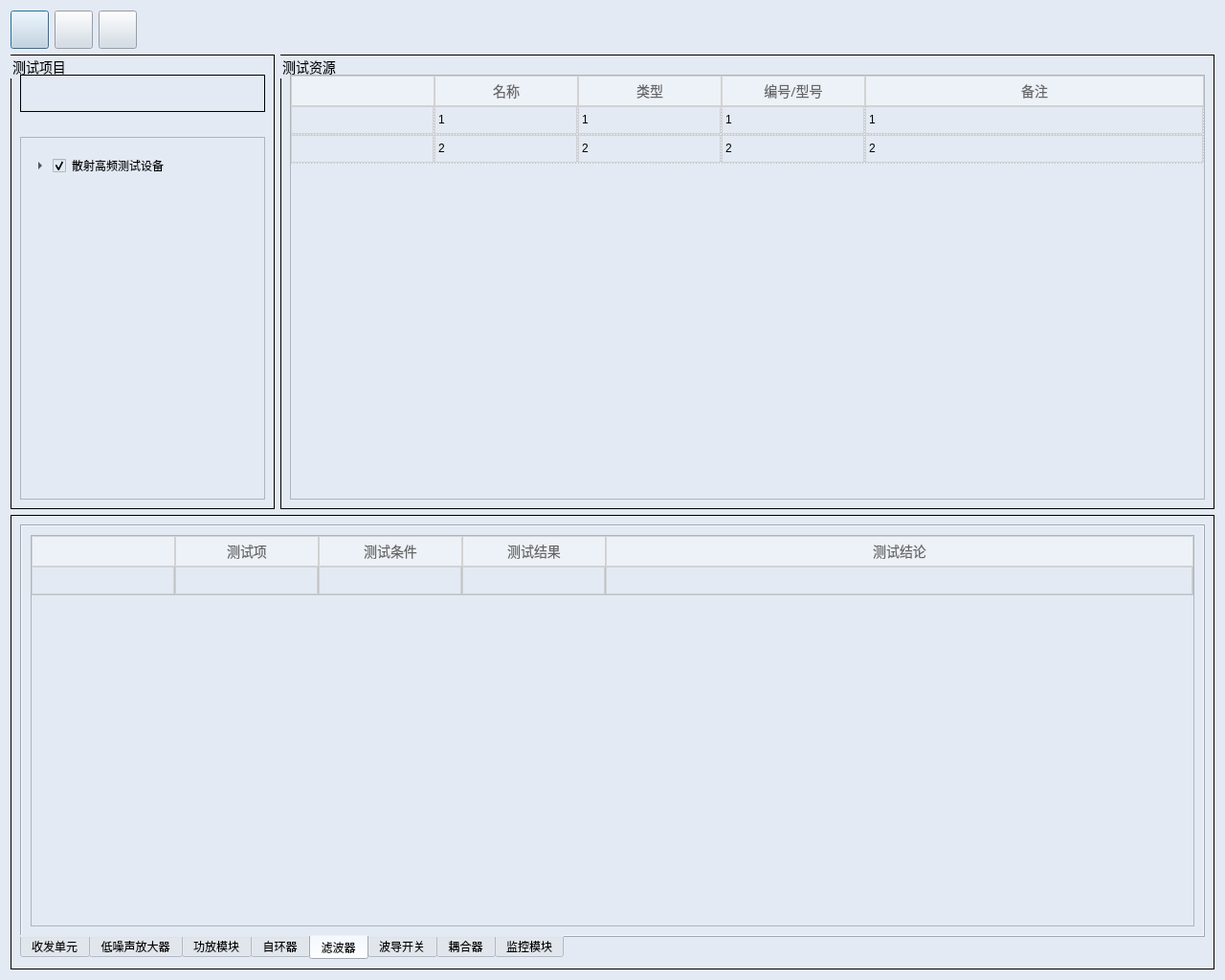
<?xml version="1.0" encoding="UTF-8"?>
<ui version="4.0">
 <class>Dialog</class>
 <widget class="QDialog" name="Dialog">
  <property name="geometry">
   <rect>
    <x>0</x>
    <y>0</y>
    <width>1280</width>
    <height>1024</height>
   </rect>
  </property>
  <property name="font">
   <font>
    <family>Microsoft YaHei</family>
    <pointsize>14</pointsize>
   </font>
  </property>
  <property name="windowTitle">
   <string>Dialog</string>
  </property>
  <property name="styleSheet">
   <string notr="true">QDialog{
background-color:#E3EAF4;
margin-top:10px;
}

QTextBrower{
background-color:#E3EAF4;
border-width:0;border-style:outset
}

QLineEdit{
background-color:#E3EAF4;
}

QWidget{
background-color:#E3EAF4;
}

QStackedWidget{
background-color:#E3EAF4;
}

QLabel{
font-size:14px;
font-family:Microsoft YaHei;
background-color:#E3EAF4;
}

QGroupBox{
font-size:14px;
font-family:Microsoft YaHei;
border:1px solid rgb(0, 0, 0);
background-color:#E3EAF4;
}


QToolBar{
background-color:#D5D5D5;
height:30px;
border:None;
padding:1px;
}
/****QTreeWidget****/
QTreeWidget{
background-color:#E3EAF4;
padding-top:20px;
padding-left:10px;
margin-top:20px;
}
QTreeView::item{
font: 14px;
}
QTreeView::item:selected{
selection-color: #1F95FF;
}
QTreeView::item:hover{
background-color:#D0DAE5;
}

QTreeView::branch:has-children:!has-siblings:closed,
QTreeView::branch:closed:has-children:has-siblings {
border-image: none;
image: url(imgs/common/plus.png);
}

QTreeView::branch:open:has-children:!has-siblings,
QTreeView::branch:open:has-children:has-siblings  {
border-image: none;
image: url(imgs/common/Minus.png);
}

QTreeView::branch:!has-children:!has-siblings:adjoins-item {
    border-image: url(imgs/common/tree.png);
}
QTableWidget{
outline: none;
selection-color:#666666;
alternate-background-color:#F9FAFC;
}
QTableCornerButton::section{
background: #EDF2F8;
}
QTableWidget::item{
font-size:14px;
line-height:30px;
border:1px solid #D2D2D2;
}

QTableWidget::item:hover{
background-color:#EAF7FF;
}
QHeaderView::section:vertical {
color: #666666;
text-align:center;
font: 14px Arial;
border:1px solid #D2D2D2;
background: #F9FBFD;
width: 40px;
height:30px;
alternate-background-color:#F9FAFC;
}
QHeaderView::section:horizontal {
color: #666666;
font: 14px Microsoft YaHei;
padding: 0px 1px 0 1px;
text-align:center;
border:1px solid #D2D2D2;
background: #EDF2F8;
height: 30px;
alternate-background-color:#F9FAFC;
}
QScrollBar:vertical{
border: 5px solid #D5D5D5;
}
/****QPushButton****/
QPushButton{
width:32px;
height:32px;
background-color:#D0DAE5;
color: #FFFFFF;
font-size:14px;
font-family:Microsoft YaHei;
}
QPushButton:hover{
background-color:#2784D6;
cursor:pointer;
}
QPushButton:pressed{
background-color:#2784D6;
}
</string>
  </property>
  <layout class="QGridLayout" name="gridLayout_8">
   <item row="0" column="0">
    <layout class="QGridLayout" name="gridLayout">
     <item row="0" column="0">
      <widget class="QPushButton" name="pushButton_start">
       <property name="styleSheet">
        <string notr="true"/>
       </property>
       <property name="text">
        <string/>
       </property>
       <property name="icon">
        <iconset resource="iconQrc.qrc">
         <normaloff>:/newPrefix/icon/start.ico</normaloff>:/newPrefix/icon/start.ico</iconset>
       </property>
       <property name="iconSize">
        <size>
         <width>32</width>
         <height>31</height>
        </size>
       </property>
      </widget>
     </item>
     <item row="0" column="1">
      <widget class="QPushButton" name="pushButton_restart">
       <property name="styleSheet">
        <string notr="true"/>
       </property>
       <property name="text">
        <string/>
       </property>
       <property name="icon">
        <iconset resource="iconQrc.qrc">
         <normaloff>:/newPrefix/icon/stop.ico</normaloff>:/newPrefix/icon/stop.ico</iconset>
       </property>
       <property name="iconSize">
        <size>
         <width>32</width>
         <height>31</height>
        </size>
       </property>
      </widget>
     </item>
     <item row="0" column="2">
      <widget class="QPushButton" name="pushButton_close">
       <property name="styleSheet">
        <string notr="true"/>
       </property>
       <property name="text">
        <string/>
       </property>
       <property name="icon">
        <iconset resource="iconQrc.qrc">
         <normaloff>:/newPrefix/icon/cancel.ico</normaloff>:/newPrefix/icon/cancel.ico</iconset>
       </property>
       <property name="iconSize">
        <size>
         <width>32</width>
         <height>31</height>
        </size>
       </property>
      </widget>
     </item>
     <item row="0" column="3">
      <spacer name="horizontalSpacer">
       <property name="orientation">
        <enum>Qt::Horizontal</enum>
       </property>
       <property name="sizeHint" stdset="0">
        <size>
         <width>40</width>
         <height>20</height>
        </size>
       </property>
      </spacer>
     </item>
    </layout>
   </item>
   <item row="1" column="0">
    <layout class="QHBoxLayout" name="horizontalLayout" stretch="0,2">
     <item>
      <widget class="QGroupBox" name="groupBox_test_modules">
       <property name="title">
        <string>测试项目</string>
       </property>
       <layout class="QGridLayout" name="gridLayout_6">
        <property name="topMargin">
         <number>20</number>
        </property>
        <property name="verticalSpacing">
         <number>6</number>
        </property>
        <item row="0" column="0">
         <layout class="QGridLayout" name="gridLayout_3" rowstretch="0,3">
          <item row="0" column="0">
           <widget class="QGroupBox" name="groupBox_2">
            <property name="title">
             <string/>
            </property>
            <layout class="QGridLayout" name="gridLayout_2">
             <item row="0" column="0">
              <widget class="QLabel" name="label_test_duration">
               <property name="font">
                <font>
                 <family>Microsoft YaHei</family>
                 <pointsize>-1</pointsize>
                </font>
               </property>
               <property name="text">
                <string/>
               </property>
               <property name="textFormat">
                <enum>Qt::PlainText</enum>
               </property>
              </widget>
             </item>
            </layout>
           </widget>
          </item>
          <item row="1" column="0">
           <widget class="QTreeWidget" name="treeWidget">
            <property name="headerHidden">
             <bool>true</bool>
            </property>
            <column>
             <property name="text">
              <string>1</string>
             </property>
            </column>
            <item>
             <property name="text">
              <string>散射高频测试设备</string>
             </property>
             <property name="checkState">
              <enum>Checked</enum>
             </property>
             <property name="flags">
              <set>ItemIsSelectable|ItemIsEditable|ItemIsDragEnabled|ItemIsUserCheckable|ItemIsEnabled</set>
             </property>
             <item>
              <property name="text">
               <string>收/发单元</string>
              </property>
              <property name="checkState">
               <enum>Checked</enum>
              </property>
             </item>
             <item>
              <property name="text">
               <string>低噪声放大器</string>
              </property>
              <property name="checkState">
               <enum>Checked</enum>
              </property>
             </item>
             <item>
              <property name="text">
               <string>功放</string>
              </property>
              <property name="checkState">
               <enum>Checked</enum>
              </property>
             </item>
             <item>
              <property name="text">
               <string>耦合器</string>
              </property>
              <property name="checkState">
               <enum>Checked</enum>
              </property>
             </item>
             <item>
              <property name="text">
               <string>自环器</string>
              </property>
              <property name="checkState">
               <enum>Checked</enum>
              </property>
             </item>
             <item>
              <property name="text">
               <string>滤波器</string>
              </property>
              <property name="checkState">
               <enum>Checked</enum>
              </property>
             </item>
             <item>
              <property name="text">
               <string>波导开关</string>
              </property>
              <property name="checkState">
               <enum>Checked</enum>
              </property>
             </item>
             <item>
              <property name="text">
               <string>监控设备</string>
              </property>
              <property name="checkState">
               <enum>Checked</enum>
              </property>
             </item>
            </item>
           </widget>
          </item>
         </layout>
        </item>
       </layout>
      </widget>
     </item>
     <item>
      <widget class="QGroupBox" name="groupBox_test_resource">
       <property name="title">
        <string>测试资源</string>
       </property>
       <layout class="QGridLayout" name="gridLayout_5">
        <property name="topMargin">
         <number>20</number>
        </property>
        <item row="0" column="0">
         <widget class="QTableWidget" name="tableWidget_test_resource">
          <property name="gridStyle">
           <enum>Qt::DotLine</enum>
          </property>
          <attribute name="horizontalHeaderCascadingSectionResizes">
           <bool>true</bool>
          </attribute>
          <attribute name="horizontalHeaderDefaultSectionSize">
           <number>150</number>
          </attribute>
          <attribute name="horizontalHeaderStretchLastSection">
           <bool>true</bool>
          </attribute>
          <attribute name="verticalHeaderVisible">
           <bool>false</bool>
          </attribute>
          <attribute name="verticalHeaderStretchLastSection">
           <bool>false</bool>
          </attribute>
          <row>
           <property name="text">
            <string>1</string>
           </property>
          </row>
          <row>
           <property name="text">
            <string>2</string>
           </property>
          </row>
          <column>
           <property name="text">
            <string/>
           </property>
          </column>
          <column>
           <property name="text">
            <string>名称</string>
           </property>
          </column>
          <column>
           <property name="text">
            <string>类型</string>
           </property>
          </column>
          <column>
           <property name="text">
            <string>编号/型号</string>
           </property>
          </column>
          <column>
           <property name="text">
            <string>备注</string>
           </property>
          </column>
          <item row="0" column="1">
           <property name="text">
            <string>1</string>
           </property>
          </item>
          <item row="0" column="2">
           <property name="text">
            <string>1</string>
           </property>
          </item>
          <item row="0" column="3">
           <property name="text">
            <string>1</string>
           </property>
          </item>
          <item row="0" column="4">
           <property name="text">
            <string>1</string>
           </property>
          </item>
          <item row="1" column="1">
           <property name="text">
            <string>2</string>
           </property>
          </item>
          <item row="1" column="2">
           <property name="text">
            <string>2</string>
           </property>
          </item>
          <item row="1" column="3">
           <property name="text">
            <string>2</string>
           </property>
          </item>
          <item row="1" column="4">
           <property name="text">
            <string>2</string>
           </property>
          </item>
         </widget>
        </item>
       </layout>
      </widget>
     </item>
    </layout>
   </item>
   <item row="2" column="0">
    <widget class="QGroupBox" name="groupBox_test_results">
     <property name="title">
      <string/>
     </property>
     <layout class="QGridLayout" name="gridLayout_7">
      <item row="0" column="0">
       <widget class="QTabWidget" name="tabWidget">
        <property name="tabPosition">
         <enum>QTabWidget::South</enum>
        </property>
        <property name="currentIndex">
         <number>4</number>
        </property>
        <widget class="QWidget" name="tab">
         <attribute name="title">
          <string>收发单元</string>
         </attribute>
         <layout class="QGridLayout" name="gridLayout_4">
          <item row="0" column="0">
           <widget class="QTableWidget" name="tableWidget_test_results_tr">
            <attribute name="horizontalHeaderDefaultSectionSize">
             <number>150</number>
            </attribute>
            <attribute name="horizontalHeaderStretchLastSection">
             <bool>true</bool>
            </attribute>
            <attribute name="verticalHeaderVisible">
             <bool>false</bool>
            </attribute>
            <row>
             <property name="text">
              <string>1</string>
             </property>
            </row>
            <column>
             <property name="text">
              <string/>
             </property>
            </column>
            <column>
             <property name="text">
              <string>测试项</string>
             </property>
            </column>
            <column>
             <property name="text">
              <string>测试条件</string>
             </property>
            </column>
            <column>
             <property name="text">
              <string>测试结果</string>
             </property>
            </column>
            <column>
             <property name="text">
              <string>测试结论</string>
             </property>
            </column>
           </widget>
          </item>
         </layout>
        </widget>
        <widget class="QWidget" name="tab_2">
         <attribute name="title">
          <string>低噪声放大器</string>
         </attribute>
         <layout class="QGridLayout" name="gridLayout_9">
          <item row="0" column="0">
           <widget class="QTableWidget" name="tableWidget_test_results_lna">
            <attribute name="horizontalHeaderDefaultSectionSize">
             <number>150</number>
            </attribute>
            <attribute name="horizontalHeaderStretchLastSection">
             <bool>true</bool>
            </attribute>
            <attribute name="verticalHeaderVisible">
             <bool>false</bool>
            </attribute>
            <row>
             <property name="text">
              <string>1</string>
             </property>
            </row>
            <column>
             <property name="text">
              <string/>
             </property>
            </column>
            <column>
             <property name="text">
              <string>测试项</string>
             </property>
            </column>
            <column>
             <property name="text">
              <string>测试条件</string>
             </property>
            </column>
            <column>
             <property name="text">
              <string>测试结果</string>
             </property>
            </column>
            <column>
             <property name="text">
              <string>测试结论</string>
             </property>
            </column>
           </widget>
          </item>
         </layout>
        </widget>
        <widget class="QWidget" name="tab_3">
         <attribute name="title">
          <string>功放模块</string>
         </attribute>
         <layout class="QGridLayout" name="gridLayout_10">
          <item row="0" column="0">
           <widget class="QTableWidget" name="tableWidget_test_results_pa">
            <attribute name="horizontalHeaderDefaultSectionSize">
             <number>150</number>
            </attribute>
            <attribute name="horizontalHeaderStretchLastSection">
             <bool>true</bool>
            </attribute>
            <attribute name="verticalHeaderVisible">
             <bool>false</bool>
            </attribute>
            <row>
             <property name="text">
              <string>1</string>
             </property>
            </row>
            <column>
             <property name="text">
              <string/>
             </property>
            </column>
            <column>
             <property name="text">
              <string>测试项</string>
             </property>
            </column>
            <column>
             <property name="text">
              <string>测试条件</string>
             </property>
            </column>
            <column>
             <property name="text">
              <string>测试结果</string>
             </property>
            </column>
            <column>
             <property name="text">
              <string>测试结论</string>
             </property>
            </column>
           </widget>
          </item>
         </layout>
        </widget>
        <widget class="QWidget" name="tab_4">
         <attribute name="title">
          <string>自环器</string>
         </attribute>
         <layout class="QGridLayout" name="gridLayout_11">
          <item row="0" column="0">
           <widget class="QTableWidget" name="tableWidget_test_results_sc">
            <attribute name="horizontalHeaderDefaultSectionSize">
             <number>150</number>
            </attribute>
            <attribute name="horizontalHeaderStretchLastSection">
             <bool>true</bool>
            </attribute>
            <attribute name="verticalHeaderVisible">
             <bool>false</bool>
            </attribute>
            <row>
             <property name="text">
              <string>1</string>
             </property>
            </row>
            <column>
             <property name="text">
              <string/>
             </property>
            </column>
            <column>
             <property name="text">
              <string>测试项</string>
             </property>
            </column>
            <column>
             <property name="text">
              <string>测试条件</string>
             </property>
            </column>
            <column>
             <property name="text">
              <string>测试结果</string>
             </property>
            </column>
            <column>
             <property name="text">
              <string>测试结论</string>
             </property>
            </column>
           </widget>
          </item>
         </layout>
        </widget>
        <widget class="QWidget" name="tab_5">
         <attribute name="title">
          <string>滤波器</string>
         </attribute>
         <layout class="QGridLayout" name="gridLayout_12">
          <item row="0" column="0">
           <widget class="QTableWidget" name="tableWidget_test_results_filter">
            <attribute name="horizontalHeaderDefaultSectionSize">
             <number>150</number>
            </attribute>
            <attribute name="horizontalHeaderStretchLastSection">
             <bool>true</bool>
            </attribute>
            <attribute name="verticalHeaderVisible">
             <bool>false</bool>
            </attribute>
            <row>
             <property name="text">
              <string>1</string>
             </property>
            </row>
            <column>
             <property name="text">
              <string/>
             </property>
            </column>
            <column>
             <property name="text">
              <string>测试项</string>
             </property>
            </column>
            <column>
             <property name="text">
              <string>测试条件</string>
             </property>
            </column>
            <column>
             <property name="text">
              <string>测试结果</string>
             </property>
            </column>
            <column>
             <property name="text">
              <string>测试结论</string>
             </property>
            </column>
           </widget>
          </item>
         </layout>
        </widget>
        <widget class="QWidget" name="tab_7">
         <attribute name="title">
          <string>波导开关</string>
         </attribute>
         <layout class="QGridLayout" name="gridLayout_13">
          <item row="0" column="0">
           <widget class="QTableWidget" name="tableWidget_test_results_wg">
            <attribute name="horizontalHeaderDefaultSectionSize">
             <number>150</number>
            </attribute>
            <attribute name="horizontalHeaderStretchLastSection">
             <bool>true</bool>
            </attribute>
            <attribute name="verticalHeaderVisible">
             <bool>false</bool>
            </attribute>
            <row>
             <property name="text">
              <string> 1</string>
             </property>
            </row>
            <column>
             <property name="text">
              <string/>
             </property>
            </column>
            <column>
             <property name="text">
              <string>测试项</string>
             </property>
            </column>
            <column>
             <property name="text">
              <string>测试条件</string>
             </property>
            </column>
            <column>
             <property name="text">
              <string>测试结果</string>
             </property>
            </column>
            <column>
             <property name="text">
              <string>测试结论</string>
             </property>
            </column>
           </widget>
          </item>
         </layout>
        </widget>
        <widget class="QWidget" name="tab_6">
         <attribute name="title">
          <string>耦合器</string>
         </attribute>
         <layout class="QGridLayout" name="gridLayout_14">
          <item row="0" column="0">
           <widget class="QTableWidget" name="tableWidget_test_results_coupler">
            <attribute name="horizontalHeaderDefaultSectionSize">
             <number>150</number>
            </attribute>
            <attribute name="horizontalHeaderStretchLastSection">
             <bool>true</bool>
            </attribute>
            <attribute name="verticalHeaderVisible">
             <bool>false</bool>
            </attribute>
            <row>
             <property name="text">
              <string>1</string>
             </property>
            </row>
            <column>
             <property name="text">
              <string/>
             </property>
            </column>
            <column>
             <property name="text">
              <string>测试项</string>
             </property>
            </column>
            <column>
             <property name="text">
              <string>测试条件</string>
             </property>
            </column>
            <column>
             <property name="text">
              <string>测试结果</string>
             </property>
            </column>
            <column>
             <property name="text">
              <string>测试结论</string>
             </property>
            </column>
           </widget>
          </item>
         </layout>
        </widget>
        <widget class="QWidget" name="tab_8">
         <attribute name="title">
          <string>监控模块</string>
         </attribute>
         <layout class="QGridLayout" name="gridLayout_15">
          <item row="0" column="0">
           <widget class="QTableWidget" name="tableWidget_test_results_monitor">
            <attribute name="horizontalHeaderDefaultSectionSize">
             <number>150</number>
            </attribute>
            <attribute name="horizontalHeaderStretchLastSection">
             <bool>true</bool>
            </attribute>
            <attribute name="verticalHeaderVisible">
             <bool>false</bool>
            </attribute>
            <row>
             <property name="text">
              <string>1</string>
             </property>
            </row>
            <column>
             <property name="text">
              <string/>
             </property>
            </column>
            <column>
             <property name="text">
              <string>测试项</string>
             </property>
            </column>
            <column>
             <property name="text">
              <string>测试条件</string>
             </property>
            </column>
            <column>
             <property name="text">
              <string>测试结果</string>
             </property>
            </column>
            <column>
             <property name="text">
              <string>测试结论</string>
             </property>
            </column>
           </widget>
          </item>
         </layout>
        </widget>
       </widget>
      </item>
     </layout>
    </widget>
   </item>
  </layout>
  <widget class="QSplitter" name="splitter">
   <property name="geometry">
    <rect>
     <x>0</x>
     <y>0</y>
     <width>0</width>
     <height>0</height>
    </rect>
   </property>
   <property name="orientation">
    <enum>Qt::Horizontal</enum>
   </property>
  </widget>
  <widget class="QSplitter" name="splitter_4">
   <property name="geometry">
    <rect>
     <x>0</x>
     <y>0</y>
     <width>0</width>
     <height>0</height>
    </rect>
   </property>
   <property name="orientation">
    <enum>Qt::Horizontal</enum>
   </property>
  </widget>
 </widget>
 <resources>
  <include location="iconQrc.qrc"/>
 </resources>
 <connections/>
</ui>
